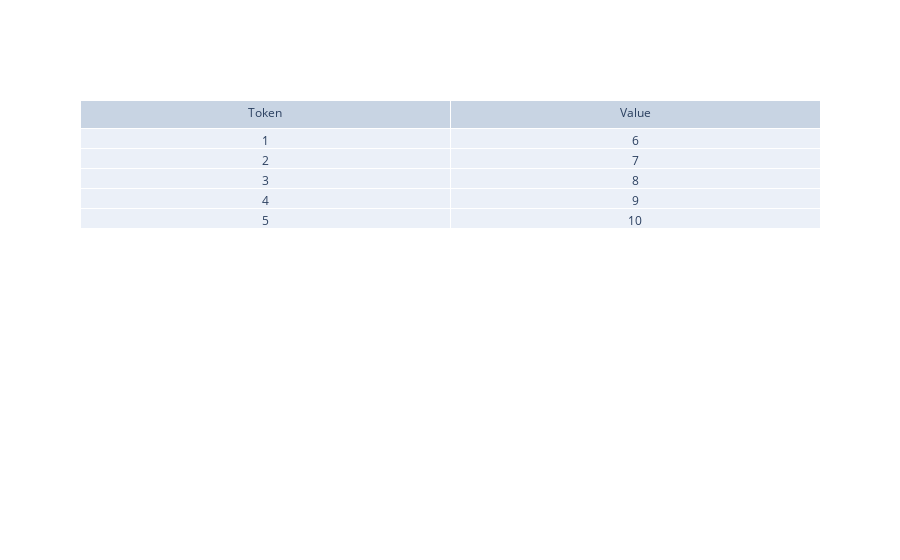
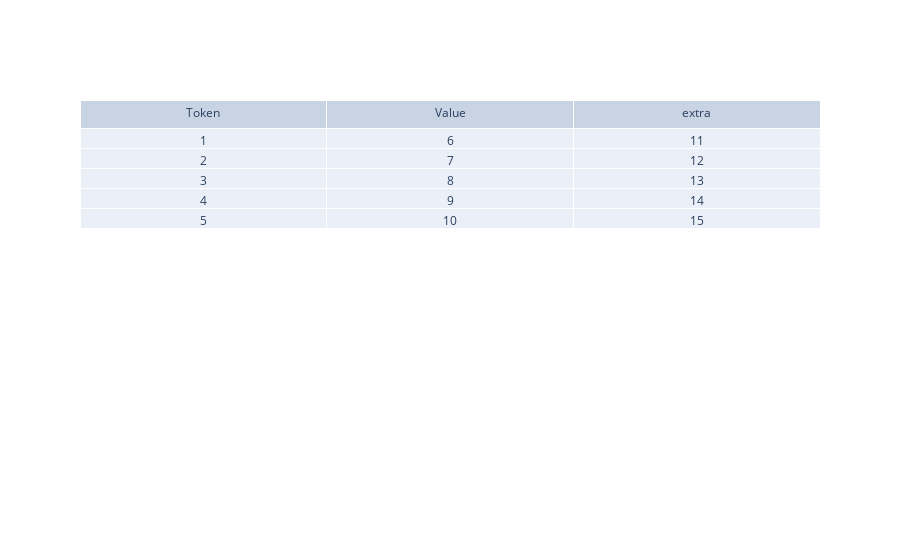

Notebook code for these charts, in order:
### Code cell
import plotly.graph_objects as go

def display_lists_as_table(*lists, names=[], title=""):
    # Check if all lists have the same length
    list_lengths = [len(lst) for lst in lists]
    if len(set(list_lengths)) != 1:
        raise ValueError("All lists must have the same length.")

    # Create the header values
    header_values = [f'Column {i+1}' for i in range(len(lists[0]))]

    # Create the data for the table
    data = [go.Table(
        header=dict(values=names),
        cells=dict(values=lists),
    )]

    # Create the layout
    layout = go.Layout(
        title=title
    )

    # Create the figure and display the table
    fig = go.Figure(data=data, layout=layout)
    fig.show()

# Example usage
list1 = [1, 2, 3, 4, 5]
list2 = [6, 7, 8, 9, 10]
list3 = [11, 12, 13, 14, 15]

display_lists_as_table(list1, list2, names=["Token", "Value"])
display_lists_as_table(list1, list2, list3, names=["Token", "Value", "extra"])

### Figure 1 — Plotly figure (JSON) as saved in the notebook; plotly's stock layout.template omitted (floating-point values rounded to 4 significant figures)
{"data": [{"cells": {"values": [[1, 2, 3, 4, 5], [6, 7, 8, 9, 10]]}, "header": {"values": ["Token", "Value"]}, "type": "table"}], "layout": {"title": {"text": ""}}}

### Figure 2 — Plotly figure (JSON) as saved in the notebook; plotly's stock layout.template omitted (floating-point values rounded to 4 significant figures)
{"data": [{"cells": {"values": [[1, 2, 3, 4, 5], [6, 7, 8, 9, 10], [11, 12, 13, 14, 15]]}, "header": {"values": ["Token", "Value", "extra"]}, "type": "table"}], "layout": {"title": {"text": ""}}}
